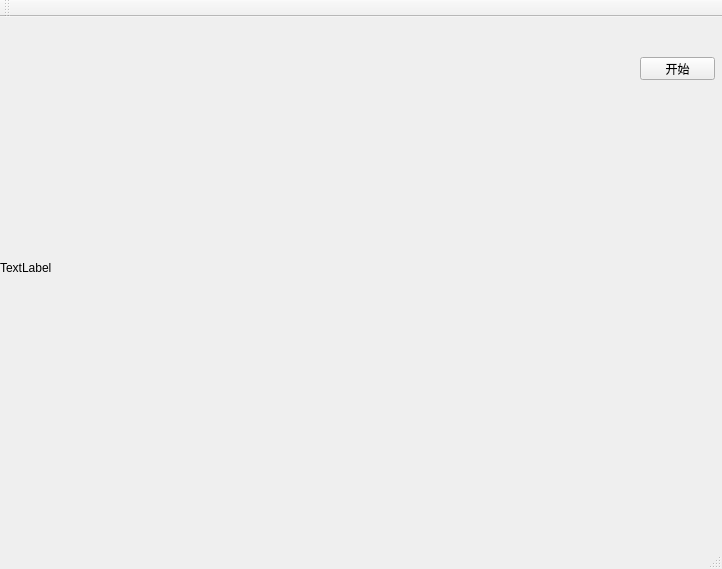
<?xml version="1.0" encoding="UTF-8"?>
<ui version="4.0">
 <class>Timer_ExampleClass</class>
 <widget class="QMainWindow" name="Timer_ExampleClass">
  <property name="geometry">
   <rect>
    <x>0</x>
    <y>0</y>
    <width>722</width>
    <height>569</height>
   </rect>
  </property>
  <property name="windowTitle">
   <string>Timer_Example</string>
  </property>
  <widget class="QWidget" name="centralWidget">
   <widget class="QLabel" name="Image_Show_label">
    <property name="geometry">
     <rect>
      <x>0</x>
      <y>0</y>
      <width>611</width>
      <height>501</height>
     </rect>
    </property>
    <property name="text">
     <string>TextLabel</string>
    </property>
   </widget>
   <widget class="QPushButton" name="Start_btn">
    <property name="geometry">
     <rect>
      <x>640</x>
      <y>40</y>
      <width>75</width>
      <height>23</height>
     </rect>
    </property>
    <property name="text">
     <string>开始</string>
    </property>
   </widget>
  </widget>
  <widget class="QMenuBar" name="menuBar">
   <property name="geometry">
    <rect>
     <x>0</x>
     <y>0</y>
     <width>722</width>
     <height>23</height>
    </rect>
   </property>
  </widget>
  <widget class="QToolBar" name="mainToolBar">
   <attribute name="toolBarArea">
    <enum>TopToolBarArea</enum>
   </attribute>
   <attribute name="toolBarBreak">
    <bool>false</bool>
   </attribute>
  </widget>
  <widget class="QStatusBar" name="statusBar"/>
 </widget>
 <layoutdefault spacing="6" margin="11"/>
 <resources>
  <include location="timer_example.qrc"/>
 </resources>
 <connections>
  <connection>
   <sender>Start_btn</sender>
   <signal>clicked()</signal>
   <receiver>Timer_ExampleClass</receiver>
   <slot>Start()</slot>
   <hints>
    <hint type="sourcelabel">
     <x>679</x>
     <y>84</y>
    </hint>
    <hint type="destinationlabel">
     <x>679</x>
     <y>119</y>
    </hint>
   </hints>
  </connection>
 </connections>
 <slots>
  <slot>Start()</slot>
 </slots>
</ui>
